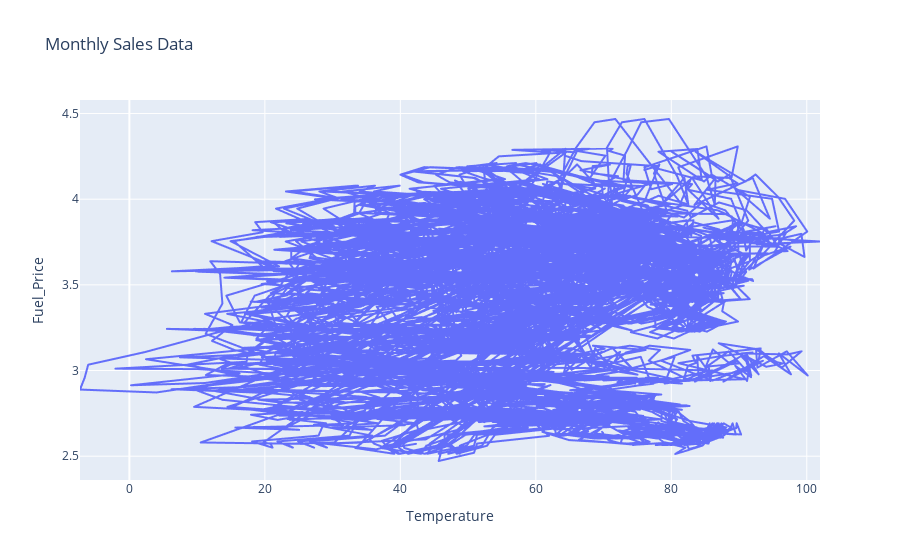

The code cell stored with this chart in its notebook:
### Code cell
fig = px.line(df, x="Temperature", y="Fuel_Price", title="Monthly Sales Data")
fig.show()

### Figure 1 — Plotly figure (JSON) as saved in the notebook; plotly's stock layout.template omitted (floating-point values rounded to 4 significant figures; data arrays with more than 128 entries replaced by an {"elided": "..."} marker saying what was removed)
{"data": [{"hovertemplate": "Temperature=%{x}<br>Fuel_Price=%{y}<extra></extra>", "legendgroup": "", "line": {"color": "#636efa", "dash": "solid"}, "marker": {"symbol": "circle"}, "mode": "lines", "name": "", "showlegend": false, "type": "scattergl", "x": {"elided": "8190 float values"}, "xaxis": "x", "y": {"elided": "8190 float values"}, "yaxis": "y"}], "layout": {"legend": {"tracegroupgap": 0}, "title": {"text": "Monthly Sales Data"}, "xaxis": {"anchor": "y", "domain": [0, 1], "title": {"text": "Temperature"}}, "yaxis": {"anchor": "x", "domain": [0, 1], "title": {"text": "Fuel_Price"}}}}
